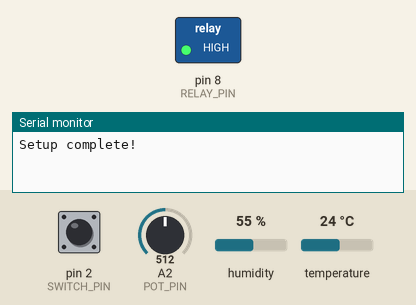
Simulated run of this sketch. Board: Arduino Uno, built with avr-gcc and run on an emulated ATmega328P. Shown: switched loads named in the sketch (green lamp = pin HIGH), the last lines printed to the serial monitor. The test bench sets the inputs (shaded band); at power-on: humidity 55 %, A2 (POT_PIN) = 512, pin 2 (SWITCH_PIN) HIGH, temperature 24 °C.

Above: at 2.2 s.
2.3 s: humidity set to 84 %
7.5 s: humidity set to 87 %
9.0 s: A2 (POT_PIN) set to 584
10.5 s: A2 (POT_PIN) set to 614
At 11.4 s:
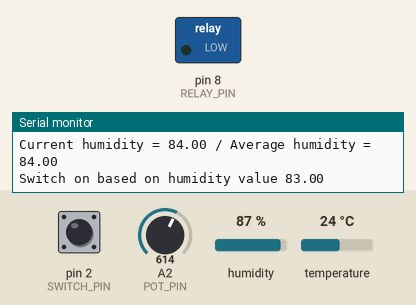
Timing chart, 0 to 13.5 s (numbered marks = the images above; inputs shaded):
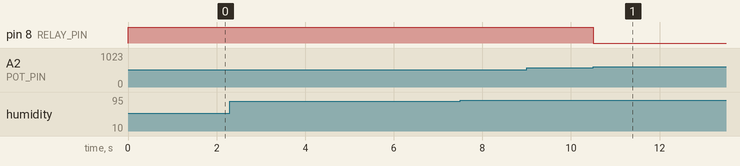

Measured:
- the behaviour switches between 599 and 600 on A2 (POT_PIN) (found by bisection; images 0 and 1)
- after the input at 7.5 s, every drawn part: stays the same
- after the input at 9.0 s, every drawn part: stays the same
- after the input at 10.5 s, pin 8 (RELAY_PIN): HIGH → LOW at once

The sketch:

relayOnOffButtonMoisture.ino
```cpp
#include <Average.h>

#include <DHT.h>

const int RELAY_PIN = 8;                  // Connect Digital Pin 8 on Arduino to CH1 on Relay Module
const int SWITCH_PIN = 2;                 // the number of the pushbutton pin
const int DHT_PIN = 4;                // pin number for the DHT moist sensor
const int DHT_TYPE = DHT22;         // type of humid sensor
const int POT_PIN = 2;                  // Connect analog Pin 2 on Arduino to potentiometer

const int LOOP_DELAY = 10;                // milliseconds
const long MILLIS_ON_KEYPRESS = 10L * 60L * 1000L;        // number of milliseconds to turn on the relay on 1 keypress
const int MILLIS_TO_CANCEL = 3 * 1000;        // (milli)seconds to hold button before cancelling
const long MILLIS_INTERVAL_HUMIDITY_CHECK = 30L * 1000L; // (milli)seconds interval to do a humidity check
const int HUMIDITY_ARRAY_SIZE = 3;
const float HUMIDITY_ON_TRIGGER = 85;
const float HUMIDITY_OFF_TRIGGER = 75;

// variables will change:
int switchState = 0;         // variable for reading the pushbutton status
int previousSwitchState = 0; // state of the switch/pushbutton in the previous loop
long relayLoopCountDown = 0L;          // countdown for the relay to be open (will be lower each loop until 0)
long pressedMilliseconds = 0L;    // number of milliseconds the button is currently pressed (if pressed)
long humidityCountDown = 5 * 1000L; // wait a few seconds on start
boolean humiditySwitchOn = false;   // boolean to help canceling the relay loop countdown
DHT dht(DHT_PIN, DHT_TYPE); // DHT object representing the humidity sensor
Average<float> humidities(HUMIDITY_ARRAY_SIZE); // Rolling array object giving an average for the humidity values

 void setup(){
   Serial.begin(9600);
   //Setup all the Arduino Pins
   pinMode(RELAY_PIN, OUTPUT);
   pinMode(SWITCH_PIN, INPUT);
   digitalWrite(SWITCH_PIN, HIGH); // connect to internal pull up resistor

   //Turn OFF any power to the Relay channels
   digitalWrite(RELAY_PIN,HIGH);
   dht.begin();
   delay(1000); //Wait 1 seconds before starting sequence
   Serial.println("Setup complete!");
 }

 void loop(){
  switchState = digitalRead(SWITCH_PIN);
  boolean skipDelay = checkHumidity(); // we'll skip the delay since we already had some time reading the value

  if (switchState == LOW) {  // button pressed
   if (previousSwitchState != switchState) {
    previousSwitchState = switchState;

    relayLoopCountDown = relayLoopCountDown + (MILLIS_ON_KEYPRESS / LOOP_DELAY);
    Serial.print("Button pressed. New relayLoopCountDown = ");
    Serial.print(relayLoopCountDown);
    Serial.print(" loop. Or in minutes: ");
    Serial.println((float)((relayLoopCountDown * LOOP_DELAY) / 1000)/60);
   } else { // pressed and still pressed?
    pressedMilliseconds = pressedMilliseconds + LOOP_DELAY;
    if (pressedMilliseconds > MILLIS_TO_CANCEL) {
      if (relayLoopCountDown > 0) {
        Serial.println("Canceling!");
        relayLoopCountDown = 0L;
      }
    }
   }
  } else { // button not pressed
    pressedMilliseconds = 0;
   if (previousSwitchState != switchState) {
    previousSwitchState = switchState;
   }
  }

  determineRelayStatus();

  if(!skipDelay) {
    delay(LOOP_DELAY);
  }
 }


 boolean checkHumidity(){
  if (humidityCountDown < 1) {
    humidityCountDown = MILLIS_INTERVAL_HUMIDITY_CHECK;
    float humidity = dht.readHumidity(); // read the humidity (takes approx 270 millis)
    if (isnan(humidity)) {
      Serial.println("Failed to read from DHT sensor!");
    } else {
      humidities.rolling(humidity);
      Serial.print("Current humidity = ");
      Serial.print(humidity);
      Serial.print(" / Average humidity = ");
      Serial.println(humidities.mean());
    }
    return true;
  }

  humidityCountDown = humidityCountDown - LOOP_DELAY;
  return false;
 }

 /*
  * Determine the status that we should give the relay
  * based on the countDown (or air moisture)
  */
 void determineRelayStatus(){
    int humidityOffset = 10 - (analogRead(POT_PIN) / 50);

    if (!humiditySwitchOn && humidities.mean() > (HUMIDITY_ON_TRIGGER + humidityOffset)) {
      Serial.print("Switch on based on humidity value ");
      Serial.println(HUMIDITY_ON_TRIGGER + humidityOffset);
      humiditySwitchOn = true;
    }
    if (humiditySwitchOn && humidities.mean() < (HUMIDITY_OFF_TRIGGER + humidityOffset)) {
      Serial.print("Switch off based on humidity");
      Serial.println(HUMIDITY_OFF_TRIGGER + humidityOffset);
      humiditySwitchOn = false;
    }

    if (relayLoopCountDown > 0 || humiditySwitchOn) {
     digitalWrite(RELAY_PIN, LOW); // switch relay on
     if (relayLoopCountDown > 0) {
      relayLoopCountDown--;
     }
    } else {
     digitalWrite(RELAY_PIN, HIGH); // switch relay off
  }
 }
```
